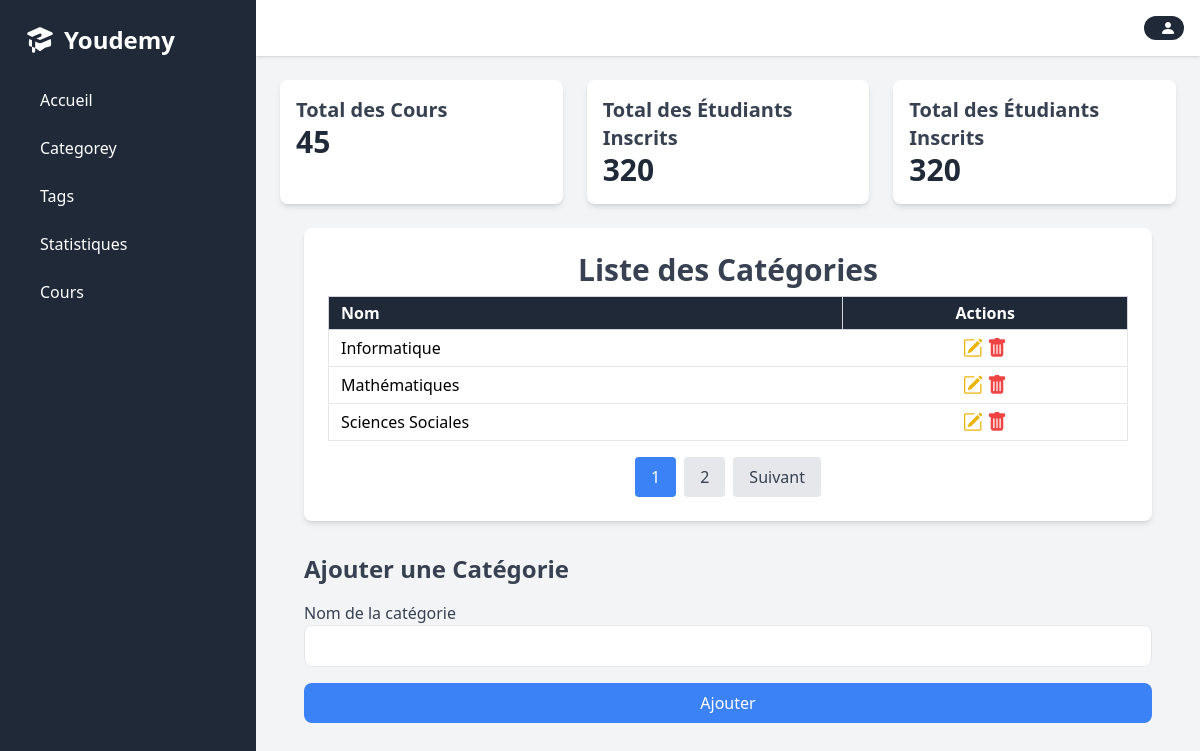
Page /views/layouts/dashbord.php?page=categories on the committed database.
### tables this page shows
CREATE TABLE categories (
    id INT AUTO_INCREMENT PRIMARY KEY,
    name VARCHAR(255) NOT NULL
);

### config/database.php (called while the page is built)
<?php
class Database {
    private $host = 'localhost';
    private $dbname = 'Youdemy';
    private $username = 'root';
    private $password = '';
    public $pdo;
    public function __construct() {
        try {
            $this->pdo = new PDO("mysql:host=$this->host;dbname=$this->dbname", $this->username, $this->password);
            $this->pdo->setAttribute(PDO::ATTR_ERRMODE, PDO::ERRMODE_EXCEPTION);
        } catch(PDOException $e) {
            echo 'Connection failed: ' . $e->getMessage();
        }
    }
    public function getConnection() {
        return $this->pdo;
    }
}
?>

### model/categorie.php (called while the page is built, shortened)
<?php
require_once __DIR__ . '/../config/database.php';
class Category {
    private $db;
    public function __construct() {
        $database = new Database();
        $this->db = $database->getConnection();
    }
    public function readAllPaginated($page, $resultsPerPage) {
        $offset = ($page - 1) * $resultsPerPage;
        $sql = "SELECT id, name FROM categories LIMIT :offset, :resultsPerPage";
        $stmt = $this->db->prepare($sql);
        $stmt->bindValue(':offset', $offset, PDO::PARAM_INT);
        $stmt->bindValue(':resultsPerPage', $resultsPerPage, PDO::PARAM_INT);
        $stmt->execute();
        return $stmt->fetchAll(PDO::FETCH_ASSOC);
    }
    public function countAllCategories() {
        $sql = "SELECT COUNT(*) AS total FROM categories";
        $stmt = $this->db->prepare($sql);
        $stmt->execute();
        return $stmt->fetch(PDO::FETCH_ASSOC)['total'];
    }
}

### controller/categorieController.php (called while the page is built, shortened)
<?php
require_once __DIR__ . '/../model/categorie.php';
class CategoryController {
    private $model;
    public function __construct() {
        $this->model = new Category();
    }
    public function getPaginatedCategories($page, $resultsPerPage) {
        $totalCategories = $this->model->countAllCategories();
        $totalPages = ceil($totalCategories / $resultsPerPage);
        $Categories = $this->model->readAllPaginated($page, $resultsPerPage);
        return [
            'categories' => $Categories,
            'totalPages' => $totalPages,
            'currentPage' => $page
        ];
    }
}
?>

### views/Categories.php (the view, shortened to what this page needs)
<?php require_once __DIR__ . "/../controller/categorieController.php" ?>
<div class="container mx-auto p-6 bg-white shadow-md rounded-lg">
    <h1 class="text-3xl font-semibold text-center text-gray-700 mb-2">Liste des Catégories</h1>
    <div class="overflow-x-auto">
        <table class="table-auto w-full text-left border-collapse border border-gray-200">
            <thead class="bg-gray-800 text-white">
                <tr>
                    <th class="px-3 py-1 border border-gray-300">Nom</th>
                    <th class="px-3 py-1 border border-gray-300 text-center">Actions</th>
                </tr>
            </thead>
            <tbody>
                <?php if (!empty($Categories)): ?>
                    <?php foreach ($Categories as $category): ?>
                        <tr class="hover:bg-gray-100 border-b border-gray-200">
                            <td class="px-3 py-1"><?= $category['name']; ?></td>
                            <td class="px-3 py-1 text-center">
                                <a href="dashbord.php?page=categories&id=<?= $category['id']; ?>"                                    class="inline-block text-yellow-500 hover:text-yellow-600">
                                    <i class="bi bi-pencil-square text-xl"></i>
                                </a>
                                <form action="../../index.php?action=deleteCategories" method="POST" class="inline-block" onsubmit="return confirm('Êtes-vous sûr de vouloir supprimer cette catégorie ?');">
                                    <button type="submit" class="text-red-500 hover:text-red-600">
                                        <i class="bi bi-trash-fill text-xl"></i>
                                    </button>
                                </form>
                            </td>
                        </tr>
                    <?php endforeach; ?>
                <?php else: ?>
                    <tr>
                        <td colspan="3" class="px-3 py-1 text-center text-gray-500">Aucune catégorie trouvée.</td>
                    </tr>
                <?php endif; ?>
            </tbody>
        </table>
    </div>
    <div class="mt-4 flex justify-center space-x-2">
        <?php for ($i = 1; $i <= $totalPages; $i++): ?>
            <a href="dashbord.php?page=categories&p=<?= $i; ?>"
               class="px-4 py-2 <?= $i == $currentPage ? 'bg-blue-500 text-white' : 'bg-gray-200 hover:bg-gray-300 text-gray-700'; ?> rounded">
                <?= $i; ?>
            </a>
        <?php endfor; ?>
        <?php if ($currentPage < $totalPages): ?>
            <a href="dashbord.php?page=categories&p=<?= $currentPage + 1; ?>"
               class="px-4 py-2 bg-gray-200 hover:bg-gray-300 text-gray-700 rounded">Suivant</a>
        <?php endif; ?>
    </div>
</div>
<div class="mt-8">
        <h2 class="text-2xl font-semibold text-gray-700 mb-4">Ajouter une Catégorie</h2>
        <form action="../../index.php?action=createCategories" method="POST" class="space-y-4">
            <div>
                <label for="category_name" class="block text-gray-700">Nom de la catégorie</label>
                <input type="text" name="category_name" id="category_name" class="w-full px-4 py-2 border rounded-lg focus:outline-none focus:ring-2 focus:ring-blue-500" required>
            </div>
            <div>
                <button type="submit" class="w-full bg-blue-500 text-white px-4 py-2 rounded-lg hover:bg-blue-600">Ajouter</button>
            </div>
        </form>
    </div>

### rows in the picture
categories: name "Informatique"
categories: name "Mathématiques"
categories: name "Sciences Sociales"
